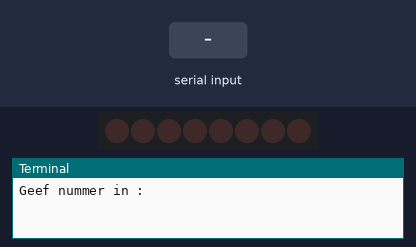
A program run on a simulated Raspberry Pi (BCM pin numbers). Parts: 8 shift-register outputs drawn as a row of LEDs (first output left, lit = HIGH), the last lines printed to the terminal. Inputs (shaded band) come from the test bench.

Above: at 1.2 s.
1.3 s: "5" typed at the terminal, then Enter
At 2.2 s:
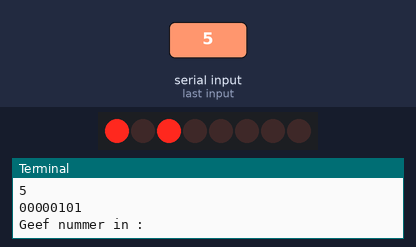
2.8 s: "90" typed at the terminal, then Enter
At 3.4 s:
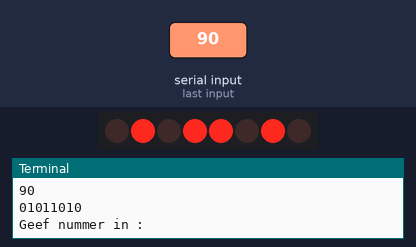
4.3 s: "200" typed at the terminal, then Enter
At 5.5 s:
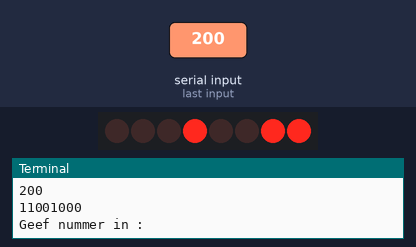
5.8 s: "1" typed at the terminal, then Enter
At 6.8 s:
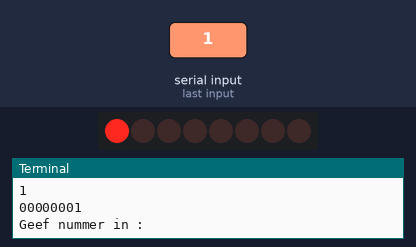
7.3 s: "0" typed at the terminal, then Enter
At 8.0 s:
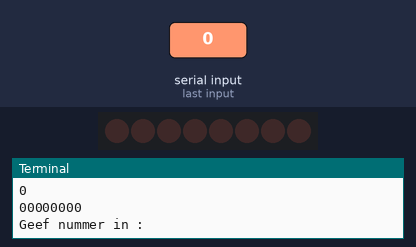
Timing chart, 0 to 9.8 s (numbered marks = the images above; inputs shaded):
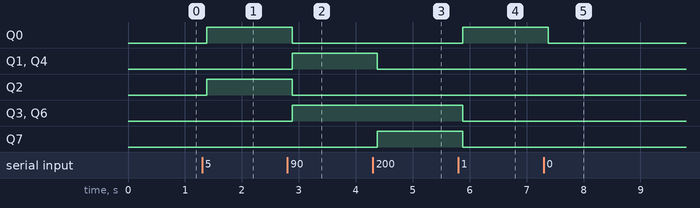

Measured:
- after the input at 1.3 s, Q0, Q2: LOW → HIGH after 0.08 s
- after the input at 2.8 s, Q0, Q2: HIGH → LOW after 0.08 s; Q1, Q3, Q4, Q6: LOW → HIGH after 0.08 s
- after the input at 4.3 s, Q1, Q4: HIGH → LOW after 0.08 s; Q7: LOW → HIGH after 0.08 s
- after the input at 5.8 s, Q0: LOW → HIGH after 0.08 s; Q3, Q6, Q7: HIGH → LOW after 0.08 s
- after the input at 7.3 s, Q0: HIGH → LOW after 0.08 s

The program:

binary_LED_using_shift_register.py
```python
import RPi.GPIO as GPIO
import time

# GPIO defintion
SDI   = 17
RCLK  = 18
SRCLK = 27

# Set-up
def setup():
    GPIO.setmode(GPIO.BCM)
    GPIO.setup(SDI, GPIO.OUT, initial = GPIO.LOW)
    GPIO.setup(RCLK, GPIO.OUT, initial = GPIO.LOW)
    GPIO.setup(SRCLK, GPIO.OUT, initial = GPIO.LOW)

# Clean-up
def destroy():
    GPIO.cleanup()

# Format as bitstring
def to_bitstring(x):
    return format(x, '0>8b')

# Shift the data to 74HC595
def hc595_shift(dat):
    for bit in range(0, 8):
        GPIO.output(SDI, 0x80 & (dat << bit)) # Very complex but basically this formats as bitstring and sends bits from highest to lowest
        GPIO.output(SRCLK, GPIO.HIGH)
        time.sleep(0.01)
        GPIO.output(SRCLK, GPIO.LOW)
    GPIO.output(RCLK, GPIO.HIGH)
    time.sleep(0.01)
    GPIO.output(RCLK, GPIO.LOW)

# Main loop
def main():
    while True:
        x = input("Geef nummer in : ")
        x = int(x)
        print(to_bitstring(x))
        hc595_shift(x)

if __name__ == '__main__':
    setup()
    try:
        main()
    except KeyboardInterrupt:
        destroy()
```
